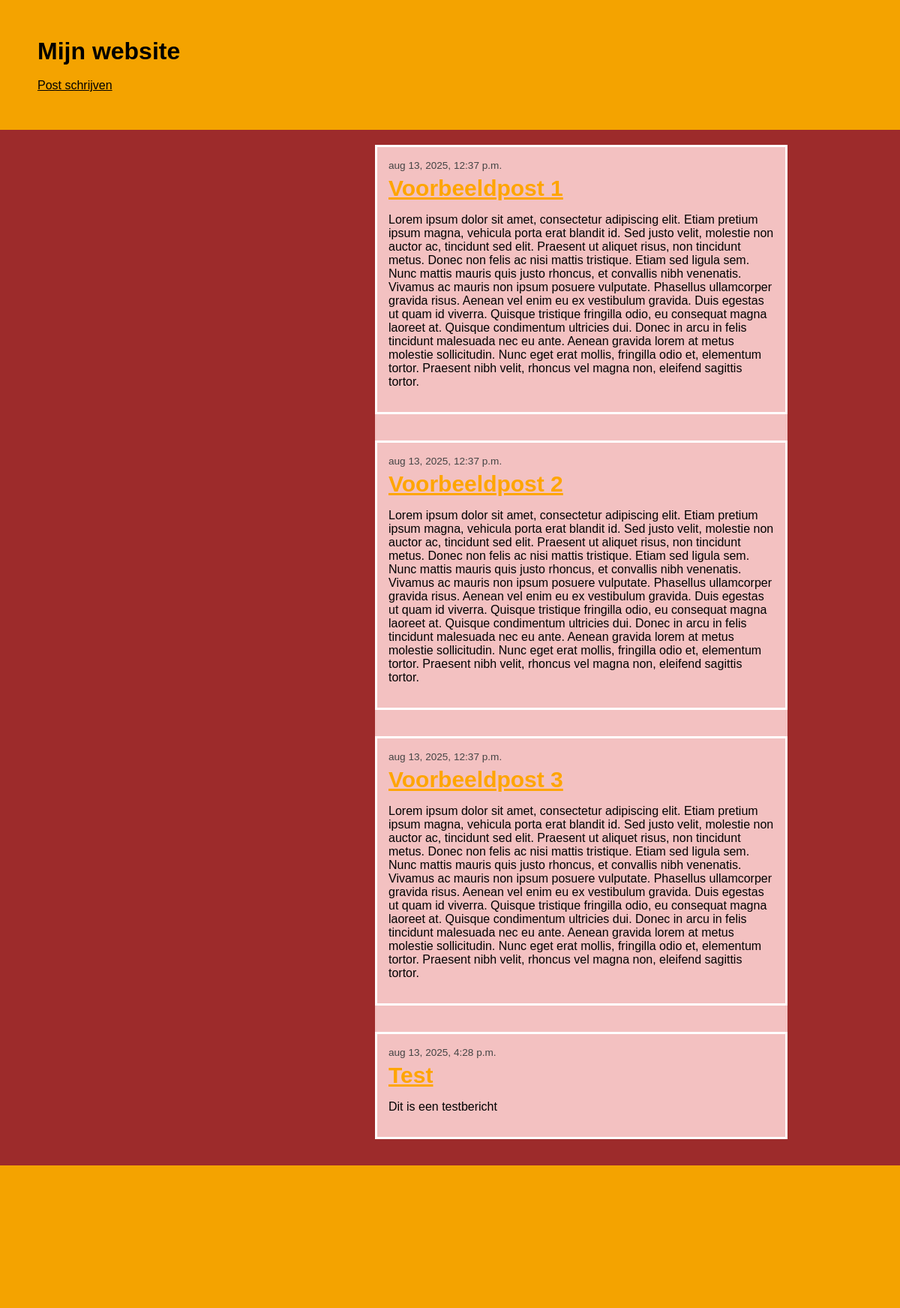
The page / on the database its author committed.
### blog/models.py (models this page shows, shortened)
class Post(models.Model):
    author = models.ForeignKey(settings.AUTH_USER_MODEL, on_delete=models.CASCADE)
    title = models.CharField(max_length=200)
    text = models.TextField()
    created_date = models.DateTimeField(default=timezone.now)
    published_date = models.DateTimeField(blank=True, null=True)

### blog/views.py (the view)
# urls.py: path('', views.post_list, name='post_list'),
def post_list(request):
    posts = Post.objects.filter(published_date__lte=timezone.now()).order_by('published_date')
    return render(request, 'blog/post_list.html', {'posts': posts})

### blog/templates/blog/post_list.html
{% extends 'blog/base.html' %}{% block inhoud %}{% for post in posts %}
<article class="post">
  <time class="date">{{ post.published_date }}</time>
  <h2><a href="{% url 'post_inhoud' pk=post.pk %}">{{ post.title }}</a></h2>
  <p>{{ post.text|linebreaksbr }}</p>
</article>
{% endfor %}{% endblock %}

### blog/static/css/stijl.css (style rules this page uses)
body { margin: 0; font-family: Arial, sans-serif; background-color: #9d2b2b; }
.post { background-color: #f3c1c1; padding: 15px; margin-bottom: 35px; border: 3px solid white; color: black; }
.post .date { font-size: 0.85rem; color: #444; }
.post h2 { margin: 5px 0 10px 0; font-size: 30px; }
.post h2 a { color: orange; }

### rows shown on the page
Post: published_date "aug 13, 2025, 12:37 p.m.", title "Voorbeeldpost 1", text "Lorem ipsum dolor sit amet, consectetur adipiscing elit. Etiam pretium ipsum magna, vehicula porta erat blandit id. Sed justo velit, molestie non auctor ac, tincidunt sed elit. Praesent ut aliquet risus, non tincidunt metus. Donec non felis ac nisi mattis tristique. Etiam sed ligula sem. Nunc mattis mauris quis justo rhoncus, et convallis nibh venenatis. Vivamus ac mauris non ipsum posuere vulputate. Phasellus ullamcorper gravida risus. Aenean vel enim eu ex vestibulum gravida. Duis egestas ut quam id viverra. Quisque tristique fringilla odio, eu consequat magna laoreet at. Quisque condimentum ultricies dui. Donec in arcu in felis tincidunt malesuada nec eu ante. Aenean gravida lorem at…"
Post: published_date "aug 13, 2025, 12:37 p.m.", title "Voorbeeldpost 2", text "Lorem ipsum dolor sit amet, consectetur adipiscing elit. Etiam pretium ipsum magna, vehicula porta erat blandit id. Sed justo velit, molestie non auctor ac, tincidunt sed elit. Praesent ut aliquet risus, non tincidunt metus. Donec non felis ac nisi mattis tristique. Etiam sed ligula sem. Nunc mattis mauris quis justo rhoncus, et convallis nibh venenatis. Vivamus ac mauris non ipsum posuere vulputate. Phasellus ullamcorper gravida risus. Aenean vel enim eu ex vestibulum gravida. Duis egestas ut quam id viverra. Quisque tristique fringilla odio, eu consequat magna laoreet at. Quisque condimentum ultricies dui. Donec in arcu in felis tincidunt malesuada nec eu ante. Aenean gravida lorem at…"
Post: published_date "aug 13, 2025, 12:37 p.m.", title "Voorbeeldpost 3", text "Lorem ipsum dolor sit amet, consectetur adipiscing elit. Etiam pretium ipsum magna, vehicula porta erat blandit id. Sed justo velit, molestie non auctor ac, tincidunt sed elit. Praesent ut aliquet risus, non tincidunt metus. Donec non felis ac nisi mattis tristique. Etiam sed ligula sem. Nunc mattis mauris quis justo rhoncus, et convallis nibh venenatis. Vivamus ac mauris non ipsum posuere vulputate. Phasellus ullamcorper gravida risus. Aenean vel enim eu ex vestibulum gravida. Duis egestas ut quam id viverra. Quisque tristique fringilla odio, eu consequat magna laoreet at. Quisque condimentum ultricies dui. Donec in arcu in felis tincidunt malesuada nec eu ante. Aenean gravida lorem at…"
Post: published_date "aug 13, 2025, 4:28 p.m.", title "Test", text "Dit is een testbericht"
